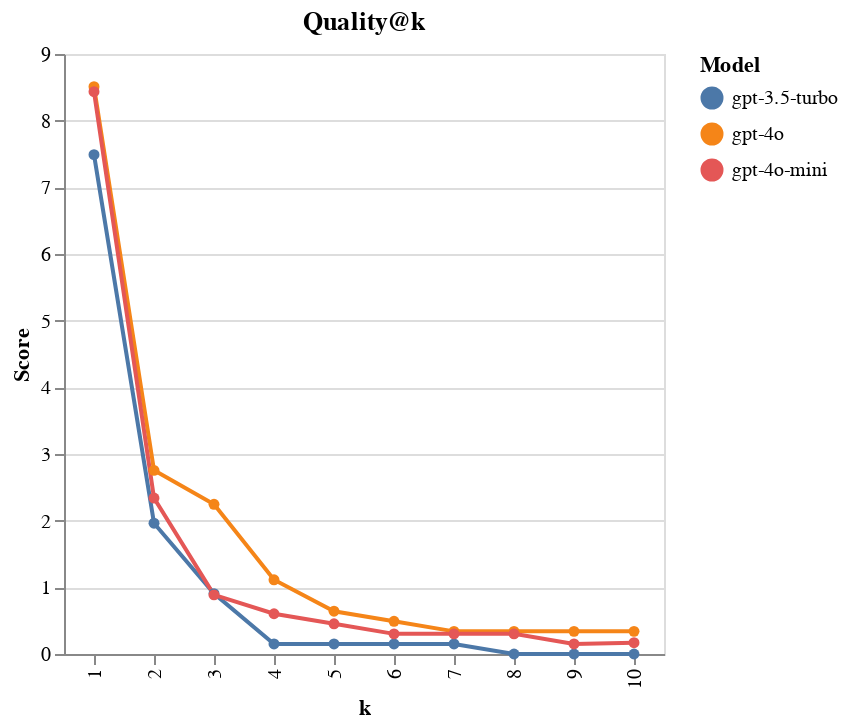

The notebook cell saved with this chart:
### Code cell
# Prepare data for quality at k
quality_data = []

for model, _model_alias in {
    "gpt-3.5-turbo": "GPT-3.5-turbo",
    "gpt-4o": "GPT-4o",
    "gpt-4o-mini": "GPT-4o mini",
}.items():
    with open(f"evals/{model}/summary.json") as f:
        data = json.load(f)
    for k, quality in enumerate(data["quality-at-k"], 1):
        quality_data.append(
            {
                "model": model,
                "k": k,
                "quality": quality,
            }
        )

quality_df = pd.DataFrame(quality_data)

# Create quality at k visualization
quality_plot = (
    alt.Chart(quality_df)
    .mark_line(point=True)
    .encode(
        x=alt.X("k:O", title="k"),
        y=alt.Y("quality:Q", title="Score"),
        color=alt.Color("model:N", legend=alt.Legend(title="Model")),
    )
    .properties(width=300, height=300, title="Quality@k")
)

quality_plot.save("plots/quality@k.json")
quality_plot

### Figure 1 — Vega-Lite specification as saved in the notebook (floating-point values rounded to 4 significant figures)
{"config": {"title": {"font": "TeX Gyre Pagella"}, "axis": {"labelFont": "TeX Gyre Pagella", "titleFont": "TeX Gyre Pagella"}, "header": {"labelFont": "TeX Gyre Pagella", "titleFont": "TeX Gyre Pagella"}, "legend": {"labelFont": "TeX Gyre Pagella", "titleFont": "TeX Gyre Pagella"}}, "data": {"name": "data-22ac4c813008d781aea7229206764be0"}, "mark": {"type": "line", "point": true}, "encoding": {"color": {"field": "model", "legend": {"title": "Model"}, "type": "nominal"}, "x": {"field": "k", "title": "k", "type": "ordinal"}, "y": {"field": "quality", "title": "Score", "type": "quantitative"}}, "height": 300, "title": "Quality@k", "width": 300, "$schema": "https://vega.github.io/schema/vega-lite/v5.20.1.json", "datasets": {"data-22ac4c813008d781aea7229206764be0": [{"model": "gpt-3.5-turbo", "k": 1, "quality": 7.491}, {"model": "gpt-3.5-turbo", "k": 2, "quality": 1.962}, {"model": "gpt-3.5-turbo", "k": 3, "quality": 0.9057}, {"model": "gpt-3.5-turbo", "k": 4, "quality": 0.1509}, {"model": "gpt-3.5-turbo", "k": 5, "quality": 0.1509}, {"model": "gpt-3.5-turbo", "k": 6, "quality": 0.1509}, {"model": "gpt-3.5-turbo", "k": 7, "quality": 0.1509}, {"model": "gpt-3.5-turbo", "k": 8, "quality": 0.0}, {"model": "gpt-3.5-turbo", "k": 9, "quality": 0.0}, {"model": "gpt-3.5-turbo", "k": 10, "quality": 0.0}, {"model": "gpt-4o", "k": 1, "quality": 8.509}, {"model": "gpt-4o", "k": 2, "quality": 2.755}, {"model": "gpt-4o", "k": 3, "quality": 2.245}, {"model": "gpt-4o", "k": 4, "quality": 1.113}, {"model": "gpt-4o", "k": 5, "quality": 0.6415}, {"model": "gpt-4o", "k": 6, "quality": 0.4906}, {"model": "gpt-4o", "k": 7, "quality": 0.3396}, {"model": "gpt-4o", "k": 8, "quality": 0.3396}, {"model": "gpt-4o", "k": 9, "quality": 0.3396}, {"model": "gpt-4o", "k": 10, "quality": 0.3396}, {"model": "gpt-4o-mini", "k": 1, "quality": 8.434}, {"model": "gpt-4o-mini", "k": 2, "quality": 2.34}, {"model": "gpt-4o-mini", "k": 3, "quality": 0.8868}, {"model": "gpt-4o-mini", "k": 4, "quality": 0.6038}, {"model": "gpt-4o-mini", "k": 5, "quality": 0.4528}, {"model": "gpt-4o-mini", "k": 6, "quality": 0.3019}, {"model": "gpt-4o-mini", "k": 7, "quality": 0.3019}, {"model": "gpt-4o-mini", "k": 8, "quality": 0.3019}, {"model": "gpt-4o-mini", "k": 9, "quality": 0.1509}, {"model": "gpt-4o-mini", "k": 10, "quality": 0.1698}]}}
